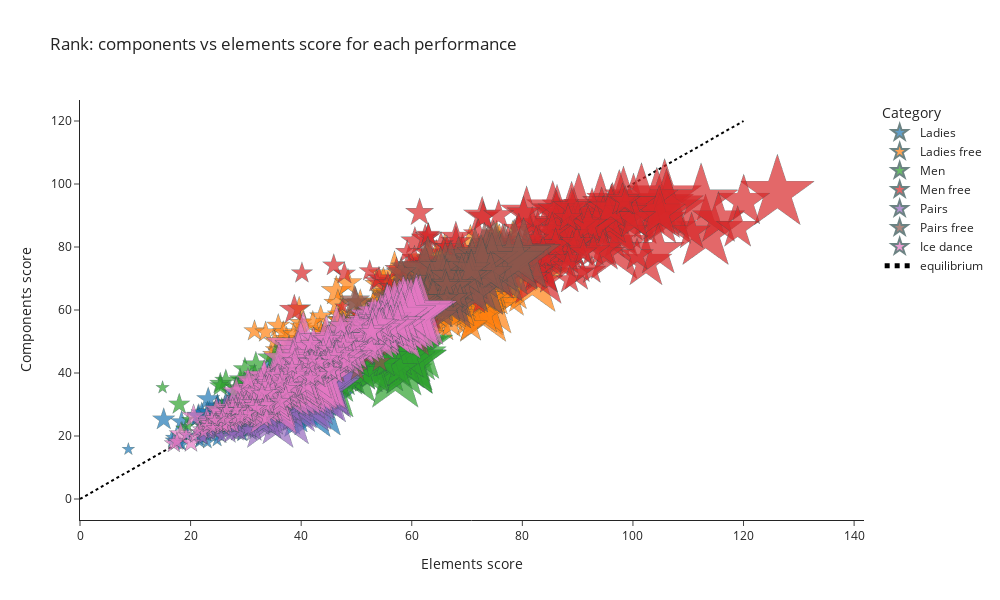

Source (notebook cell):
### Code cell
bubble_data = px.scatter(
    data, y="total_component_score", x="total_element_score",
    color="category", size="rank_inv", 
    title='Rank: components vs elements score for each performance',
    log_x=False, size_max=60,
    labels={
        "category": "Category",  
        "total_component_score": "Components score", 
        "total_element_score": "Elements score",
        "rank": "Rank", 
        "program": "Program",
    },
    hover_name="performance_id", hover_data={"total_component_score":True, "total_element_score":True, "rank":True, "program":True, "rank_inv":False},
    category_orders={ # replaces default order by column name
        "category": ['Ladies','Ladies free','Men','Men free','Pairs','Pairs free','Ice dance']
    },
    template="simple_white",
    width=1000,
    height=600
    )
bubble_data.update_traces(
    marker=dict(symbol="star", line=dict(width=0.5, color='DarkSlateGrey')),
    selector=dict(mode="markers"),
    
)
# Aggiungo y = x
x = [0,10,20,30,40,50,60,70,80,90,100,110,120]
bubble_data.add_scatter(x=x, y=x, mode="lines", line_color="black", line_width=2, opacity=1, line_dash="dot", name="equilibrium")
bubble_data.show()

### Figure 1 — Plotly figure (JSON) as saved in the notebook; plotly's stock layout.template omitted (floating-point values rounded to 4 significant figures; data arrays with more than 128 entries replaced by an {"elided": "..."} marker saying what was removed)
{"data": [{"customdata": {"elided": "255x3 mixed values"}, "hovertemplate": "<b>%{hovertext}</b><br><br>Category=Ladies<br>Elements score=%{x}<br>Components score=%{y}<br>Rank=%{customdata[0]}<br>Program=%{customdata[1]}<extra></extra>", "hovertext": {"elided": "255 str values"}, "legendgroup": "Ladies", "marker": {"color": "#1F77B4", "line": {"color": "DarkSlateGrey", "width": 0.5}, "size": {"elided": "255 float values"}, "sizemode": "area", "sizeref": 0.0002778, "symbol": "star"}, "mode": "markers", "name": "Ladies", "showlegend": true, "type": "scattergl", "x": {"elided": "255 float values"}, "xaxis": "x", "y": {"elided": "255 float values"}, "yaxis": "y"}, {"customdata": {"elided": "229x3 mixed values"}, "hovertemplate": "<b>%{hovertext}</b><br><br>Category=Ladies free<br>Elements score=%{x}<br>Components score=%{y}<br>Rank=%{customdata[0]}<br>Program=%{customdata[1]}<extra></extra>", "hovertext": {"elided": "229 str values"}, "legendgroup": "Ladies free", "marker": {"color": "#FF7F0E", "line": {"color": "DarkSlateGrey", "width": 0.5}, "size": {"elided": "229 float values"}, "sizemode": "area", "sizeref": 0.0002778, "symbol": "star"}, "mode": "markers", "name": "Ladies free", "showlegend": true, "type": "scattergl", "x": {"elided": "229 float values"}, "xaxis": "x", "y": {"elided": "229 float values"}, "yaxis": "y"}, {"customdata": {"elided": "258x3 mixed values"}, "hovertemplate": "<b>%{hovertext}</b><br><br>Category=Men<br>Elements score=%{x}<br>Components score=%{y}<br>Rank=%{customdata[0]}<br>Program=%{customdata[1]}<extra></extra>", "hovertext": {"elided": "258 str values"}, "legendgroup": "Men", "marker": {"color": "#2CA02C", "line": {"color": "DarkSlateGrey", "width": 0.5}, "size": {"elided": "258 float values"}, "sizemode": "area", "sizeref": 0.0002778, "symbol": "star"}, "mode": "markers", "name": "Men", "showlegend": true, "type": "scattergl", "x": {"elided": "258 float values"}, "xaxis": "x", "y": {"elided": "258 float values"}, "yaxis": "y"}, {"customdata": {"elided": "230x3 mixed values"}, "hovertemplate": "<b>%{hovertext}</b><br><br>Category=Men free<br>Elements score=%{x}<br>Components score=%{y}<br>Rank=%{customdata[0]}<br>Program=%{customdata[1]}<extra></extra>", "hovertext": {"elided": "230 str values"}, "legendgroup": "Men free", "marker": {"color": "#D62728", "line": {"color": "DarkSlateGrey", "width": 0.5}, "size": {"elided": "230 float values"}, "sizemode": "area", "sizeref": 0.0002778, "symbol": "star"}, "mode": "markers", "name": "Men free", "showlegend": true, "type": "scattergl", "x": {"elided": "230 float values"}, "xaxis": "x", "y": {"elided": "230 float values"}, "yaxis": "y"}, {"customdata": {"elided": "176x3 mixed values"}, "hovertemplate": "<b>%{hovertext}</b><br><br>Category=Pairs<br>Elements score=%{x}<br>Components score=%{y}<br>Rank=%{customdata[0]}<br>Program=%{customdata[1]}<extra></extra>", "hovertext": {"elided": "176 str values"}, "legendgroup": "Pairs", "marker": {"color": "#9467BD", "line": {"color": "DarkSlateGrey", "width": 0.5}, "size": {"elided": "176 float values"}, "sizemode": "area", "sizeref": 0.0002778, "symbol": "star"}, "mode": "markers", "name": "Pairs", "showlegend": true, "type": "scattergl", "x": {"elided": "176 float values"}, "xaxis": "x", "y": {"elided": "176 float values"}, "yaxis": "y"}, {"customdata": {"elided": "162x3 mixed values"}, "hovertemplate": "<b>%{hovertext}</b><br><br>Category=Pairs free<br>Elements score=%{x}<br>Components score=%{y}<br>Rank=%{customdata[0]}<br>Program=%{customdata[1]}<extra></extra>", "hovertext": {"elided": "162 str values"}, "legendgroup": "Pairs free", "marker": {"color": "#8C564B", "line": {"color": "DarkSlateGrey", "width": 0.5}, "size": {"elided": "162 float values"}, "sizemode": "area", "sizeref": 0.0002778, "symbol": "star"}, "mode": "markers", "name": "Pairs free", "showlegend": true, "type": "scattergl", "x": {"elided": "162 float values"}, "xaxis": "x", "y": {"elided": "162 float values"}, "yaxis": "y"}, {"customdata": {"elided": "416x3 mixed values"}, "hovertemplate": "<b>%{hovertext}</b><br><br>Category=Ice dance<br>Elements score=%{x}<br>Components score=%{y}<br>Rank=%{customdata[0]}<br>Program=%{customdata[1]}<extra></extra>", "hovertext": {"elided": "416 str values"}, "legendgroup": "Ice dance", "marker": {"color": "#E377C2", "line": {"color": "DarkSlateGrey", "width": 0.5}, "size": {"elided": "416 float values"}, "sizemode": "area", "sizeref": 0.0002778, "symbol": "star"}, "mode": "markers", "name": "Ice dance", "showlegend": true, "type": "scattergl", "x": {"elided": "416 float values"}, "xaxis": "x", "y": {"elided": "416 float values"}, "yaxis": "y"}, {"line": {"color": "black", "dash": "dot", "width": 2}, "mode": "lines", "name": "equilibrium", "opacity": 1, "type": "scatter", "x": [0, 10, 20, 30, 40, 50, 60, 70, 80, 90, 100, 110, 120], "y": [0, 10, 20, 30, 40, 50, 60, 70, 80, 90, 100, 110, 120]}], "layout": {"height": 600, "legend": {"itemsizing": "constant", "title": {"text": "Category"}, "tracegroupgap": 0}, "title": {"text": "Rank: components vs elements score for each performance"}, "width": 1000, "xaxis": {"anchor": "y", "domain": [0, 1], "title": {"text": "Elements score"}}, "yaxis": {"anchor": "x", "domain": [0, 1], "title": {"text": "Components score"}}}}
